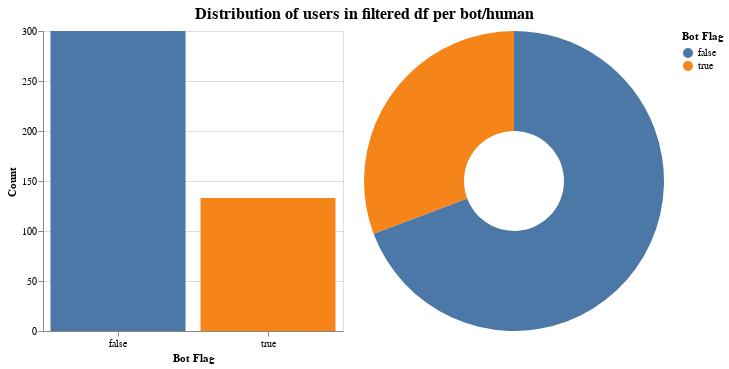

This figure's notebook cell:
### Code cell
plot_user_distributions(df, "filtered df")

### Figure 1 — Vega-Lite specification as saved in the notebook (floating-point values rounded to 4 significant figures)
{"config": {"view": {"continuousWidth": 300, "continuousHeight": 300}}, "hconcat": [{"mark": {"type": "bar"}, "encoding": {"color": {"field": "bot", "type": "nominal"}, "x": {"axis": {"labelAngle": 0}, "field": "bot", "title": "Bot Flag", "type": "nominal"}, "y": {"field": "count", "title": "Count", "type": "quantitative"}}, "height": 300, "width": 300}, {"mark": {"type": "arc", "innerRadius": 50}, "encoding": {"color": {"field": "bot", "title": "Bot Flag", "type": "nominal"}, "theta": {"field": "count", "title": "Count", "type": "quantitative"}, "tooltip": [{"field": "count", "title": "Count", "type": "quantitative"}, {"field": "pct", "format": "0.2%", "title": "Ratio", "type": "quantitative"}]}, "height": 300, "width": 300}], "data": {"name": "data-4cef0b65e853a89f3edf7d3bbd0d7bb5"}, "title": {"text": "Distribution of users in filtered df per bot/human", "anchor": "middle", "fontSize": 16}, "$schema": "https://vega.github.io/schema/vega-lite/v5.20.1.json", "datasets": {"data-4cef0b65e853a89f3edf7d3bbd0d7bb5": [{"bot": false, "count": 300, "pct": 0.6928}, {"bot": true, "count": 133, "pct": 0.3072}]}}
